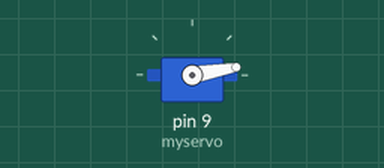
Simulated run of this sketch. Board: Arduino Uno, built with avr-gcc and run on an emulated ATmega328P. Shown: servo.

Above: at 0.05 s.
At 2.75 s:
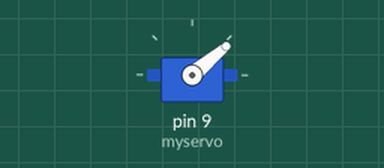
At 4.1 s:
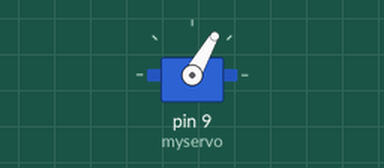
At 5.5 s:
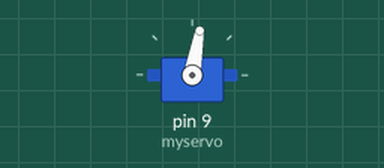
Timing chart, 0 to 7.2 s (numbered marks = the images above):
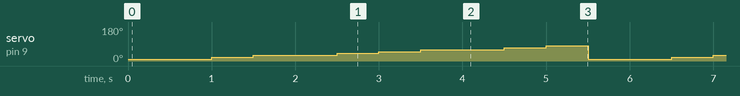

The sketch:

_6_Servo.ino
```cpp
//Brown = Ground
//Red = 5V power
//Yellow = Signal(Pin 9

#include <Servo.h>

Servo myservo;

int pos=0;

void setup() {
  // put your setup code here, to run once:
myservo.attach(9);

Serial.begin(9600);
}

void loop() {

  myservo.write(10);
  delay(500);

  myservo.write(10);
  delay(500);
  myservo.write(20);
  delay(500);
  myservo.write(30);
  delay(1000);
  myservo.write(40);
  delay(500);
  myservo.write(50);
  delay(500);
  myservo.write(60);
  delay(1000);
  myservo.write(70);
  delay(500);
  myservo.write(80);
  delay(500);

}

//Can you write your birthday in degrees?
//Can you point to a semi-circle of 10 digits, and communicate your telephone number?
```

Measured:
- by itself, servo on pin 9 (myservo): repeats every 5.5 s: 30° 1.0 s, 40° 0.50 s, 50° 0.50 s, 60° 1.0 s, 70° 0.50 s, 80° 0.50 s, 10° 1.0 s, 20° 0.50 s
